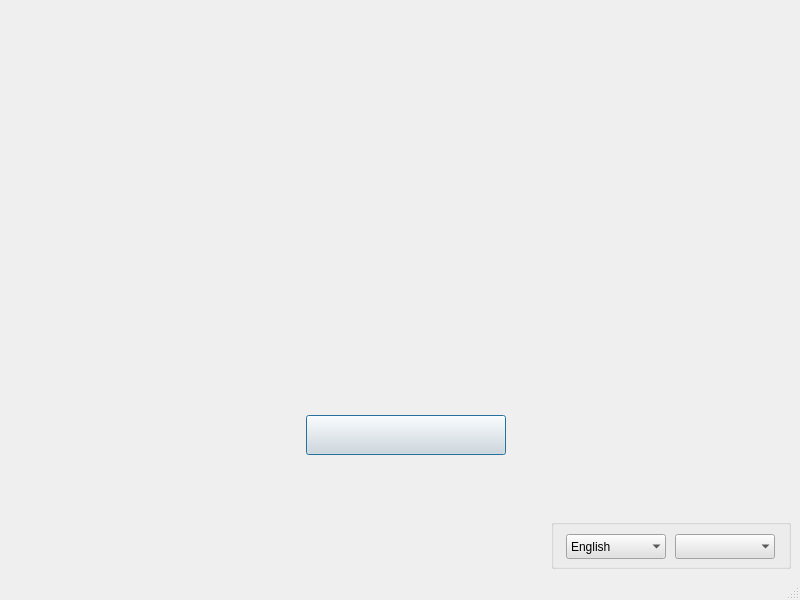
<?xml version="1.0" encoding="UTF-8"?>
<ui version="4.0">
 <class>start_page</class>
 <widget class="QMainWindow" name="start_page">
  <property name="enabled">
   <bool>true</bool>
  </property>
  <property name="geometry">
   <rect>
    <x>0</x>
    <y>0</y>
    <width>800</width>
    <height>600</height>
   </rect>
  </property>
  <property name="minimumSize">
   <size>
    <width>800</width>
    <height>600</height>
   </size>
  </property>
  <property name="windowTitle">
   <string>Telegram</string>
  </property>
  <property name="windowIcon">
   <iconset resource="my_resource.qrc">
    <normaloff>:/Image/images/telegram logo.png</normaloff>:/Image/images/telegram logo.png</iconset>
  </property>
  <property name="styleSheet">
   <string notr="true"/>
  </property>
  <widget class="QWidget" name="centralwidget">
   <layout class="QGridLayout" name="gridLayout">
    <item row="3" column="3">
     <widget class="QLabel" name="caption_lbl">
      <property name="minimumSize">
       <size>
        <width>200</width>
        <height>30</height>
       </size>
      </property>
      <property name="maximumSize">
       <size>
        <width>200</width>
        <height>30</height>
       </size>
      </property>
      <property name="font">
       <font>
        <stylestrategy>PreferAntialias</stylestrategy>
       </font>
      </property>
      <property name="inputMethodHints">
       <set>Qt::ImhNone</set>
      </property>
      <property name="text">
       <string/>
      </property>
      <property name="alignment">
       <set>Qt::AlignCenter</set>
      </property>
     </widget>
    </item>
    <item row="0" column="0" colspan="5">
     <widget class="QLabel" name="start_pic_lbl">
      <property name="minimumSize">
       <size>
        <width>0</width>
        <height>200</height>
       </size>
      </property>
      <property name="maximumSize">
       <size>
        <width>16777215</width>
        <height>200</height>
       </size>
      </property>
      <property name="styleSheet">
       <string notr="true">border-image: url(:/Image/images/Start Messaging.png);
</string>
      </property>
      <property name="text">
       <string/>
      </property>
     </widget>
    </item>
    <item row="8" column="3">
     <spacer name="verticalSpacer_2">
      <property name="orientation">
       <enum>Qt::Vertical</enum>
      </property>
      <property name="sizeType">
       <enum>QSizePolicy::Expanding</enum>
      </property>
      <property name="sizeHint" stdset="0">
       <size>
        <width>20</width>
        <height>30</height>
       </size>
      </property>
     </spacer>
    </item>
    <item row="8" column="4" alignment="Qt::AlignRight|Qt::AlignBottom">
     <widget class="QGroupBox" name="option_box">
      <property name="minimumSize">
       <size>
        <width>240</width>
        <height>50</height>
       </size>
      </property>
      <property name="maximumSize">
       <size>
        <width>240</width>
        <height>50</height>
       </size>
      </property>
      <property name="layoutDirection">
       <enum>Qt::LeftToRight</enum>
      </property>
      <property name="title">
       <string notr="true"/>
      </property>
      <property name="alignment">
       <set>Qt::AlignBottom|Qt::AlignRight|Qt::AlignTrailing</set>
      </property>
      <property name="flat">
       <bool>false</bool>
      </property>
      <property name="checkable">
       <bool>false</bool>
      </property>
      <property name="checked">
       <bool>false</bool>
      </property>
      <layout class="QGridLayout" name="gridLayout_2">
       <item row="1" column="1">
        <widget class="QComboBox" name="light_combo">
         <property name="sizePolicy">
          <sizepolicy hsizetype="Preferred" vsizetype="Preferred">
           <horstretch>0</horstretch>
           <verstretch>0</verstretch>
          </sizepolicy>
         </property>
         <property name="minimumSize">
          <size>
           <width>100</width>
           <height>25</height>
          </size>
         </property>
         <property name="maximumSize">
          <size>
           <width>80</width>
           <height>25</height>
          </size>
         </property>
         <property name="focusPolicy">
          <enum>Qt::ClickFocus</enum>
         </property>
         <property name="styleSheet">
          <string notr="true">background-color: rgb(225, 225, 225);</string>
         </property>
         <property name="currentIndex">
          <number>0</number>
         </property>
         <property name="frame">
          <bool>false</bool>
         </property>
         <item>
          <property name="text">
           <string/>
          </property>
          <property name="icon">
           <iconset resource="my_resource.qrc">
            <normaloff>:/Image/images/Light mode.png</normaloff>:/Image/images/Light mode.png</iconset>
          </property>
         </item>
         <item>
          <property name="text">
           <string/>
          </property>
          <property name="icon">
           <iconset resource="my_resource.qrc">
            <normaloff>:/Image/images/Dark mode.png</normaloff>:/Image/images/Dark mode.png</iconset>
          </property>
         </item>
        </widget>
       </item>
       <item row="1" column="0">
        <widget class="QComboBox" name="language_combo">
         <property name="sizePolicy">
          <sizepolicy hsizetype="Preferred" vsizetype="Preferred">
           <horstretch>0</horstretch>
           <verstretch>0</verstretch>
          </sizepolicy>
         </property>
         <property name="minimumSize">
          <size>
           <width>100</width>
           <height>25</height>
          </size>
         </property>
         <property name="maximumSize">
          <size>
           <width>80</width>
           <height>25</height>
          </size>
         </property>
         <property name="focusPolicy">
          <enum>Qt::ClickFocus</enum>
         </property>
         <property name="styleSheet">
          <string notr="true">background-color: rgb(225, 225, 225);</string>
         </property>
         <property name="currentIndex">
          <number>0</number>
         </property>
         <property name="frame">
          <bool>false</bool>
         </property>
         <item>
          <property name="text">
           <string>English</string>
          </property>
          <property name="icon">
           <iconset resource="my_resource.qrc">
            <normaloff>:/Image/images/English icon.jpg</normaloff>:/Image/images/English icon.jpg</iconset>
          </property>
         </item>
         <item>
          <property name="text">
           <string>فارسی</string>
          </property>
          <property name="icon">
           <iconset resource="my_resource.qrc">
            <normaloff>:/Image/images/persian icon.jfif</normaloff>:/Image/images/persian icon.jfif</iconset>
          </property>
         </item>
        </widget>
       </item>
      </layout>
     </widget>
    </item>
    <item row="3" column="4">
     <spacer name="horizontalSpacer_6">
      <property name="orientation">
       <enum>Qt::Horizontal</enum>
      </property>
      <property name="sizeHint" stdset="0">
       <size>
        <width>40</width>
        <height>20</height>
       </size>
      </property>
     </spacer>
    </item>
    <item row="4" column="3">
     <spacer name="verticalSpacer">
      <property name="orientation">
       <enum>Qt::Vertical</enum>
      </property>
      <property name="sizeHint" stdset="0">
       <size>
        <width>20</width>
        <height>40</height>
       </size>
      </property>
     </spacer>
    </item>
    <item row="1" column="4">
     <spacer name="horizontalSpacer_4">
      <property name="orientation">
       <enum>Qt::Horizontal</enum>
      </property>
      <property name="sizeHint" stdset="0">
       <size>
        <width>40</width>
        <height>20</height>
       </size>
      </property>
     </spacer>
    </item>
    <item row="1" column="1">
     <spacer name="horizontalSpacer_3">
      <property name="orientation">
       <enum>Qt::Horizontal</enum>
      </property>
      <property name="sizeHint" stdset="0">
       <size>
        <width>40</width>
        <height>20</height>
       </size>
      </property>
     </spacer>
    </item>
    <item row="3" column="1">
     <spacer name="horizontalSpacer_5">
      <property name="orientation">
       <enum>Qt::Horizontal</enum>
      </property>
      <property name="sizeHint" stdset="0">
       <size>
        <width>40</width>
        <height>20</height>
       </size>
      </property>
     </spacer>
    </item>
    <item row="1" column="3">
     <widget class="QLabel" name="welcome_lbl">
      <property name="minimumSize">
       <size>
        <width>200</width>
        <height>30</height>
       </size>
      </property>
      <property name="maximumSize">
       <size>
        <width>300</width>
        <height>30</height>
       </size>
      </property>
      <property name="font">
       <font>
        <pointsize>14</pointsize>
        <weight>75</weight>
        <bold>true</bold>
        <kerning>false</kerning>
       </font>
      </property>
      <property name="text">
       <string/>
      </property>
      <property name="alignment">
       <set>Qt::AlignCenter</set>
      </property>
     </widget>
    </item>
    <item row="6" column="0" colspan="2">
     <spacer name="horizontalSpacer">
      <property name="orientation">
       <enum>Qt::Horizontal</enum>
      </property>
      <property name="sizeHint" stdset="0">
       <size>
        <width>40</width>
        <height>20</height>
       </size>
      </property>
     </spacer>
    </item>
    <item row="6" column="4">
     <spacer name="horizontalSpacer_2">
      <property name="orientation">
       <enum>Qt::Horizontal</enum>
      </property>
      <property name="sizeHint" stdset="0">
       <size>
        <width>40</width>
        <height>20</height>
       </size>
      </property>
     </spacer>
    </item>
    <item row="6" column="3">
     <widget class="QPushButton" name="start_btn">
      <property name="sizePolicy">
       <sizepolicy hsizetype="Ignored" vsizetype="Ignored">
        <horstretch>0</horstretch>
        <verstretch>0</verstretch>
       </sizepolicy>
      </property>
      <property name="minimumSize">
       <size>
        <width>200</width>
        <height>40</height>
       </size>
      </property>
      <property name="maximumSize">
       <size>
        <width>200</width>
        <height>40</height>
       </size>
      </property>
      <property name="font">
       <font>
        <pointsize>10</pointsize>
        <weight>75</weight>
        <bold>true</bold>
        <strikeout>false</strikeout>
       </font>
      </property>
      <property name="focusPolicy">
       <enum>Qt::ClickFocus</enum>
      </property>
      <property name="styleSheet">
       <string notr="true">background-color: rgb(225, 225, 225);
</string>
      </property>
      <property name="text">
       <string/>
      </property>
      <property name="autoDefault">
       <bool>false</bool>
      </property>
      <property name="default">
       <bool>true</bool>
      </property>
      <property name="flat">
       <bool>false</bool>
      </property>
     </widget>
    </item>
   </layout>
   <zorder>option_box</zorder>
   <zorder>start_pic_lbl</zorder>
   <zorder>horizontalSpacer</zorder>
   <zorder>horizontalSpacer_2</zorder>
   <zorder>horizontalSpacer_3</zorder>
   <zorder>horizontalSpacer_5</zorder>
   <zorder>horizontalSpacer_6</zorder>
   <zorder>caption_lbl</zorder>
   <zorder>horizontalSpacer_4</zorder>
   <zorder>welcome_lbl</zorder>
   <zorder>verticalSpacer</zorder>
   <zorder>verticalSpacer_2</zorder>
   <zorder>start_btn</zorder>
  </widget>
  <widget class="QMenuBar" name="menubar">
   <property name="geometry">
    <rect>
     <x>0</x>
     <y>0</y>
     <width>800</width>
     <height>21</height>
    </rect>
   </property>
  </widget>
  <widget class="QStatusBar" name="statusbar"/>
 </widget>
 <resources>
  <include location="my_resource.qrc"/>
 </resources>
 <connections>
  <connection>
   <sender>start_btn</sender>
   <signal>clicked()</signal>
   <receiver>start_page</receiver>
   <slot>close()</slot>
   <hints>
    <hint type="sourcelabel">
     <x>482</x>
     <y>451</y>
    </hint>
    <hint type="destinationlabel">
     <x>530</x>
     <y>469</y>
    </hint>
   </hints>
  </connection>
 </connections>
</ui>
